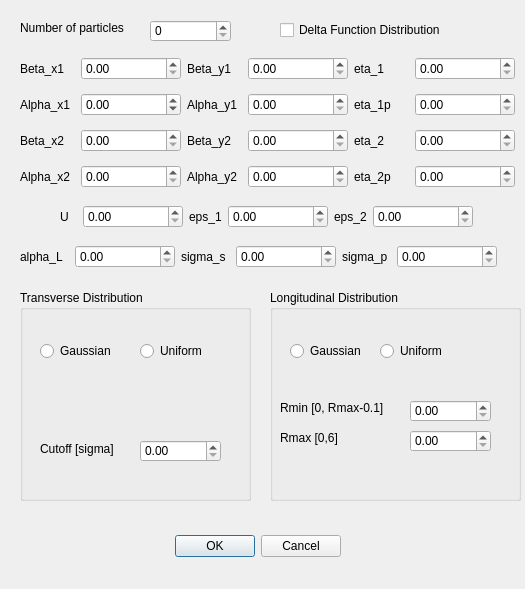
<?xml version="1.0" encoding="UTF-8"?>
<ui version="4.0">
 <class>TrackerDistributionDialogNew</class>
 <widget class="QDialog" name="TrackerDistributionDialogNew">
  <property name="geometry">
   <rect>
    <x>0</x>
    <y>0</y>
    <width>525</width>
    <height>589</height>
   </rect>
  </property>
  <property name="minimumSize">
   <size>
    <width>283</width>
    <height>269</height>
   </size>
  </property>
  <property name="maximumSize">
   <size>
    <width>1000</width>
    <height>1000</height>
   </size>
  </property>
  <property name="windowTitle">
   <string>Distribution Function Parameters</string>
  </property>
  <widget class="QDialogButtonBox" name="buttonBox">
   <property name="geometry">
    <rect>
     <x>160</x>
     <y>530</y>
     <width>181</width>
     <height>32</height>
    </rect>
   </property>
   <property name="orientation">
    <enum>Qt::Horizontal</enum>
   </property>
   <property name="standardButtons">
    <set>QDialogButtonBox::Cancel|QDialogButtonBox::Ok</set>
   </property>
  </widget>
  <widget class="QSpinBox" name="spinBoxNpart">
   <property name="geometry">
    <rect>
     <x>150</x>
     <y>20</y>
     <width>81</width>
     <height>22</height>
    </rect>
   </property>
  </widget>
  <widget class="QLabel" name="label">
   <property name="geometry">
    <rect>
     <x>20</x>
     <y>20</y>
     <width>121</width>
     <height>16</height>
    </rect>
   </property>
   <property name="text">
    <string>Number of particles</string>
   </property>
  </widget>
  <widget class="QGroupBox" name="groupBox">
   <property name="geometry">
    <rect>
     <x>270</x>
     <y>290</y>
     <width>251</width>
     <height>211</height>
    </rect>
   </property>
   <property name="title">
    <string>Longitudinal Distribution</string>
   </property>
   <widget class="QLabel" name="label_2">
    <property name="geometry">
     <rect>
      <x>10</x>
      <y>110</y>
      <width>121</width>
      <height>16</height>
     </rect>
    </property>
    <property name="text">
     <string>Rmin [0, Rmax-0.1]</string>
    </property>
   </widget>
   <widget class="QDoubleSpinBox" name="doubleSpinBoxRmin">
    <property name="geometry">
     <rect>
      <x>140</x>
      <y>110</y>
      <width>81</width>
      <height>22</height>
     </rect>
    </property>
   </widget>
   <widget class="QLabel" name="label_3">
    <property name="geometry">
     <rect>
      <x>10</x>
      <y>140</y>
      <width>71</width>
      <height>16</height>
     </rect>
    </property>
    <property name="text">
     <string>Rmax [0,6]</string>
    </property>
   </widget>
   <widget class="QDoubleSpinBox" name="doubleSpinBoxRmax">
    <property name="geometry">
     <rect>
      <x>140</x>
      <y>140</y>
      <width>81</width>
      <height>22</height>
     </rect>
    </property>
   </widget>
   <widget class="QRadioButton" name="radioButtonLGaussian">
    <property name="geometry">
     <rect>
      <x>20</x>
      <y>50</y>
      <width>98</width>
      <height>22</height>
     </rect>
    </property>
    <property name="text">
     <string>Gaussian</string>
    </property>
   </widget>
   <widget class="QRadioButton" name="radioButtonLUniform">
    <property name="geometry">
     <rect>
      <x>110</x>
      <y>50</y>
      <width>98</width>
      <height>22</height>
     </rect>
    </property>
    <property name="text">
     <string>Uniform</string>
    </property>
   </widget>
  </widget>
  <widget class="QWidget" name="layoutWidget">
   <property name="geometry">
    <rect>
     <x>20</x>
     <y>50</y>
     <width>495</width>
     <height>148</height>
    </rect>
   </property>
   <layout class="QGridLayout" name="gridLayout">
    <item row="0" column="0">
     <widget class="QLabel" name="label_4">
      <property name="text">
       <string>Beta_x1</string>
      </property>
     </widget>
    </item>
    <item row="0" column="1">
     <widget class="ScientificDoubleSpinBox" name="doubleSpinBoxBx1">
      <property name="minimumSize">
       <size>
        <width>100</width>
        <height>0</height>
       </size>
      </property>
     </widget>
    </item>
    <item row="0" column="2">
     <widget class="QLabel" name="label_8">
      <property name="text">
       <string>Beta_y1</string>
      </property>
     </widget>
    </item>
    <item row="0" column="3">
     <widget class="ScientificDoubleSpinBox" name="doubleSpinBoxBy1">
      <property name="minimumSize">
       <size>
        <width>100</width>
        <height>0</height>
       </size>
      </property>
     </widget>
    </item>
    <item row="0" column="4">
     <widget class="QLabel" name="label_12">
      <property name="text">
       <string>eta_1</string>
      </property>
     </widget>
    </item>
    <item row="0" column="5">
     <widget class="ScientificDoubleSpinBox" name="doubleSpinBoxEta1">
      <property name="minimumSize">
       <size>
        <width>100</width>
        <height>0</height>
       </size>
      </property>
     </widget>
    </item>
    <item row="1" column="0">
     <widget class="QLabel" name="label_5">
      <property name="text">
       <string>Alpha_x1</string>
      </property>
     </widget>
    </item>
    <item row="1" column="1">
     <widget class="ScientificDoubleSpinBox" name="doubleSpinBoxAx1">
      <property name="minimum">
       <double>-10000000.000000000000000</double>
      </property>
      <property name="maximum">
       <double>100000.000000000000000</double>
      </property>
     </widget>
    </item>
    <item row="1" column="2">
     <widget class="QLabel" name="label_9">
      <property name="text">
       <string>Alpha_y1</string>
      </property>
     </widget>
    </item>
    <item row="1" column="3">
     <widget class="ScientificDoubleSpinBox" name="doubleSpinBoxAy1"/>
    </item>
    <item row="1" column="4">
     <widget class="QLabel" name="label_13">
      <property name="text">
       <string>eta_1p</string>
      </property>
     </widget>
    </item>
    <item row="1" column="5">
     <widget class="ScientificDoubleSpinBox" name="doubleSpinBoxEta1p"/>
    </item>
    <item row="2" column="0">
     <widget class="QLabel" name="label_6">
      <property name="text">
       <string>Beta_x2</string>
      </property>
     </widget>
    </item>
    <item row="2" column="1">
     <widget class="ScientificDoubleSpinBox" name="doubleSpinBoxBx2"/>
    </item>
    <item row="2" column="2">
     <widget class="QLabel" name="label_10">
      <property name="text">
       <string>Beta_y2</string>
      </property>
     </widget>
    </item>
    <item row="2" column="3">
     <widget class="ScientificDoubleSpinBox" name="doubleSpinBoxBy2"/>
    </item>
    <item row="2" column="4">
     <widget class="QLabel" name="label_14">
      <property name="text">
       <string>eta_2</string>
      </property>
     </widget>
    </item>
    <item row="2" column="5">
     <widget class="ScientificDoubleSpinBox" name="doubleSpinBoxEta2"/>
    </item>
    <item row="3" column="0">
     <widget class="QLabel" name="label_7">
      <property name="text">
       <string>Alpha_x2</string>
      </property>
     </widget>
    </item>
    <item row="3" column="1">
     <widget class="ScientificDoubleSpinBox" name="doubleSpinBoxAx2"/>
    </item>
    <item row="3" column="2">
     <widget class="QLabel" name="label_11">
      <property name="text">
       <string>Alpha_y2</string>
      </property>
     </widget>
    </item>
    <item row="3" column="3">
     <widget class="ScientificDoubleSpinBox" name="doubleSpinBoxAy2"/>
    </item>
    <item row="3" column="4">
     <widget class="QLabel" name="label_15">
      <property name="text">
       <string>eta_2p</string>
      </property>
     </widget>
    </item>
    <item row="3" column="5">
     <widget class="ScientificDoubleSpinBox" name="doubleSpinBoxEta2p"/>
    </item>
   </layout>
  </widget>
  <widget class="QWidget" name="layoutWidget">
   <property name="geometry">
    <rect>
     <x>60</x>
     <y>200</y>
     <width>413</width>
     <height>34</height>
    </rect>
   </property>
   <layout class="QHBoxLayout" name="horizontalLayout">
    <item>
     <widget class="QLabel" name="label_16">
      <property name="text">
       <string>U</string>
      </property>
     </widget>
    </item>
    <item>
     <widget class="ScientificDoubleSpinBox" name="doubleSpinBoxU">
      <property name="minimumSize">
       <size>
        <width>100</width>
        <height>0</height>
       </size>
      </property>
     </widget>
    </item>
    <item>
     <widget class="QLabel" name="label_18">
      <property name="text">
       <string>eps_1</string>
      </property>
     </widget>
    </item>
    <item>
     <widget class="ScientificDoubleSpinBox" name="doubleSpinBoxEps1">
      <property name="minimumSize">
       <size>
        <width>100</width>
        <height>0</height>
       </size>
      </property>
     </widget>
    </item>
    <item>
     <widget class="QLabel" name="label_19">
      <property name="text">
       <string>eps_2</string>
      </property>
     </widget>
    </item>
    <item>
     <widget class="ScientificDoubleSpinBox" name="doubleSpinBoxEps2">
      <property name="minimumSize">
       <size>
        <width>100</width>
        <height>0</height>
       </size>
      </property>
     </widget>
    </item>
   </layout>
  </widget>
  <widget class="QWidget" name="layoutWidget">
   <property name="geometry">
    <rect>
     <x>20</x>
     <y>240</y>
     <width>477</width>
     <height>34</height>
    </rect>
   </property>
   <layout class="QHBoxLayout" name="horizontalLayout_2">
    <item>
     <widget class="QLabel" name="label_20">
      <property name="text">
       <string>alpha_L</string>
      </property>
     </widget>
    </item>
    <item>
     <widget class="ScientificDoubleSpinBox" name="doubleSpinBoxAlpha_L">
      <property name="minimumSize">
       <size>
        <width>100</width>
        <height>0</height>
       </size>
      </property>
     </widget>
    </item>
    <item>
     <widget class="QLabel" name="label_21">
      <property name="text">
       <string>sigma_s</string>
      </property>
     </widget>
    </item>
    <item>
     <widget class="ScientificDoubleSpinBox" name="doubleSpinBoxSigma_s">
      <property name="minimumSize">
       <size>
        <width>100</width>
        <height>0</height>
       </size>
      </property>
     </widget>
    </item>
    <item>
     <widget class="QLabel" name="label_17">
      <property name="text">
       <string>sigma_p</string>
      </property>
     </widget>
    </item>
    <item>
     <widget class="ScientificDoubleSpinBox" name="doubleSpinBoxSigma_p">
      <property name="minimumSize">
       <size>
        <width>100</width>
        <height>0</height>
       </size>
      </property>
     </widget>
    </item>
   </layout>
  </widget>
  <widget class="QCheckBox" name="deltaFunctionCheckBox">
   <property name="geometry">
    <rect>
     <x>280</x>
     <y>20</y>
     <width>191</width>
     <height>20</height>
    </rect>
   </property>
   <property name="text">
    <string>Delta Function Distribution</string>
   </property>
  </widget>
  <widget class="QGroupBox" name="groupBoxTransverse">
   <property name="geometry">
    <rect>
     <x>20</x>
     <y>290</y>
     <width>231</width>
     <height>211</height>
    </rect>
   </property>
   <property name="title">
    <string>Transverse Distribution </string>
   </property>
   <widget class="QDoubleSpinBox" name="doubleSpinBoxRmin_2">
    <property name="geometry">
     <rect>
      <x>120</x>
      <y>150</y>
      <width>81</width>
      <height>22</height>
     </rect>
    </property>
   </widget>
   <widget class="QLabel" name="label_22">
    <property name="geometry">
     <rect>
      <x>20</x>
      <y>150</y>
      <width>91</width>
      <height>18</height>
     </rect>
    </property>
    <property name="text">
     <string>Cutoff [sigma]</string>
    </property>
   </widget>
   <widget class="QRadioButton" name="radioButtonTGaussian">
    <property name="geometry">
     <rect>
      <x>20</x>
      <y>50</y>
      <width>98</width>
      <height>22</height>
     </rect>
    </property>
    <property name="text">
     <string>Gaussian</string>
    </property>
   </widget>
   <widget class="QRadioButton" name="radioButtonTUniform">
    <property name="geometry">
     <rect>
      <x>120</x>
      <y>50</y>
      <width>98</width>
      <height>22</height>
     </rect>
    </property>
    <property name="text">
     <string>Uniform</string>
    </property>
   </widget>
  </widget>
 </widget>
 <customwidgets>
  <customwidget>
   <class>ScientificDoubleSpinBox</class>
   <extends>QDoubleSpinBox</extends>
   <header>ScientificDoubleSpinBox.h</header>
  </customwidget>
 </customwidgets>
 <resources/>
 <connections>
  <connection>
   <sender>buttonBox</sender>
   <signal>accepted()</signal>
   <receiver>TrackerDistributionDialogNew</receiver>
   <slot>accept()</slot>
   <hints>
    <hint type="sourcelabel">
     <x>248</x>
     <y>254</y>
    </hint>
    <hint type="destinationlabel">
     <x>157</x>
     <y>274</y>
    </hint>
   </hints>
  </connection>
  <connection>
   <sender>buttonBox</sender>
   <signal>rejected()</signal>
   <receiver>TrackerDistributionDialogNew</receiver>
   <slot>reject()</slot>
   <hints>
    <hint type="sourcelabel">
     <x>316</x>
     <y>260</y>
    </hint>
    <hint type="destinationlabel">
     <x>286</x>
     <y>274</y>
    </hint>
   </hints>
  </connection>
 </connections>
</ui>
